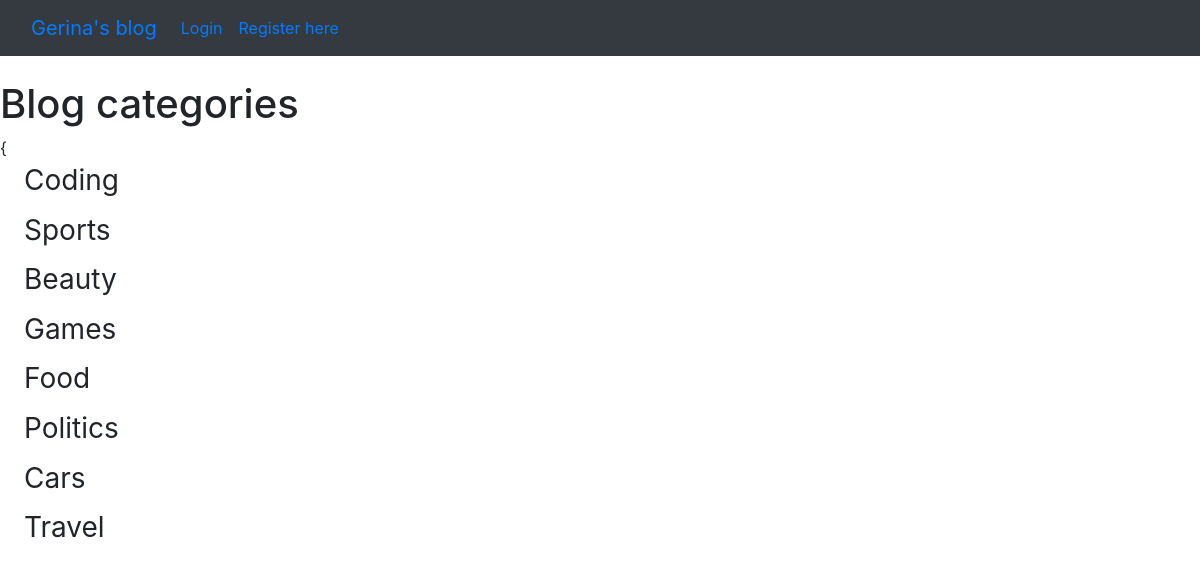
Before: /category_list/ with the older database file.
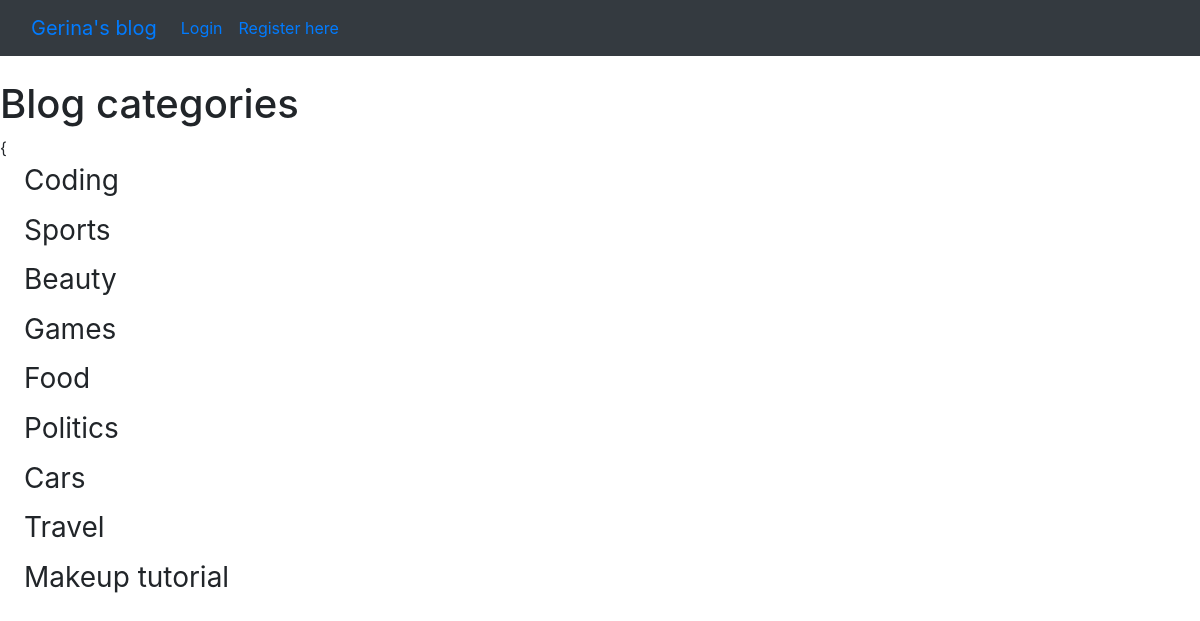
After: the same page with the newer database file.
### theblog/models.py (models this page shows, shortened)
class Category(models.Model):
    name = models.CharField(max_length=255)
    def __str__(self):
        return self.name

### theblog/views.py (the view)
# urls.py: path('category_list/', CategoryListView, name='category_list'),
def CategoryListView(request):
    cat_menu_list = Category.objects.all()
    return render(request, 'category_list.html', {'cat_menu_list':cat_menu_list})

### theblog/templates/category_list.html (shortened to what this page needs)
{% extends 'base.html'%}
{% block content %}
    <h1>Blog categories</h1>
    {{% for item in cat_menu_list %}
<h3><a class="dropdown-item" href="{% url 'category' item %}"> {{ item }}</a></h3>
    {%endfor%}
{% endblock %}

Changed rows visible on the page:
added Category: name "Makeup tutorial"
